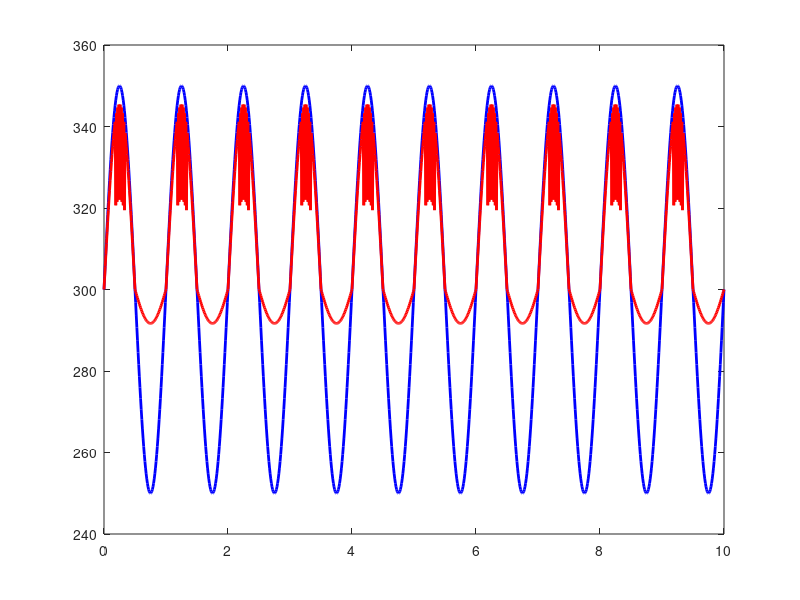

Recreate this plot in MATLAB. (Note: this script raises an error after producing the figure.)
%% Temperature Clipping Circuit with a Thermal Zener Diode
%  Using Previous Step's Temperature Difference

% Simulation parameters
T0 = 300; % Base temperature (K)
T_breakdown = 40; % Reverse temperature difference for breakdown (K)
R_source = 1; % Source thermal resistance (K/W)
R_forward = 0.2; % Thermal resistance in forward bias (K/W)
R_reverse_high = 10; % Thermal resistance in reverse bias before breakdown (K/W)
R_reverse_breakdown = 0.8; % Thermal resistance in reverse bias after breakdown (K/W)
dt = 0.01; % Time step (s)
total_time = 10; % Total simulation time (s)

% Parameters for input sinusoidal temperature wave
TR_amplitude = 50; % Amplitude of sinusoidal temperature wave (K)
TR_frequency = 1; % Frequency of sinusoidal temperature wave (Hz)

% Time and input temperature wave
time = 0:dt:total_time;
TR = T0 + TR_amplitude * sin(2 * pi * TR_frequency * time); % Input sinusoidal temperature wave

% Initialize output temperature and previous temperature difference
T_out = zeros(size(time)); % Output temperature
delta_T_diode_prev = 0; % Initial temperature difference across the diode (at time step 0)

% Simulation loop
for i = 1:length(time)
    % Step 1: Calculate temperature difference across the diode from previous step
    delta_T_source = TR(i) - T0;
    
    % Step 2: Determine diode's state based on previous temperature difference
    if delta_T_diode_prev >= T_breakdown
        % Reverse breakdown
        R_diode = R_reverse_breakdown;
    elseif delta_T_source < 0
        % Forward heat flow
        R_diode = R_forward;
    else
        % Reverse blocking
        R_diode = R_reverse_high;
    end

    % Step 3: Calculate temperature difference across the diode with current resistance
    delta_T_diode = delta_T_source * R_diode / (R_source + R_diode);

    % Step 4: Calculate output temperature
    T_out(i) = T0 + delta_T_diode;

    % Step 5: Store the current temperature difference for the next time step
    delta_T_diode_prev = delta_T_diode;
end

% Plot results
figure;
plot(time, TR, 'b-', 'LineWidth', 2); % Input temperature wave
hold on;
plot(time, T_out, 'r-', 'LineWidth', 2); % Output temperature
yline(T0 + TR_amplitude, 'k--', 'LineWidth', 1.5); % Upper boundary of input wave
yline(T0 - TR_amplitude, 'k--', 'LineWidth', 1.5); % Lower boundary of input wave
hold off;
grid on;
xlabel('Time (s)');
ylabel('Temperature (K)');
legend('Input Temperature Wave', 'Output Temperature', 'Upper Boundary', 'Lower Boundary');
title('Heat Clipping Circuit with a Thermal Zener Diode');
